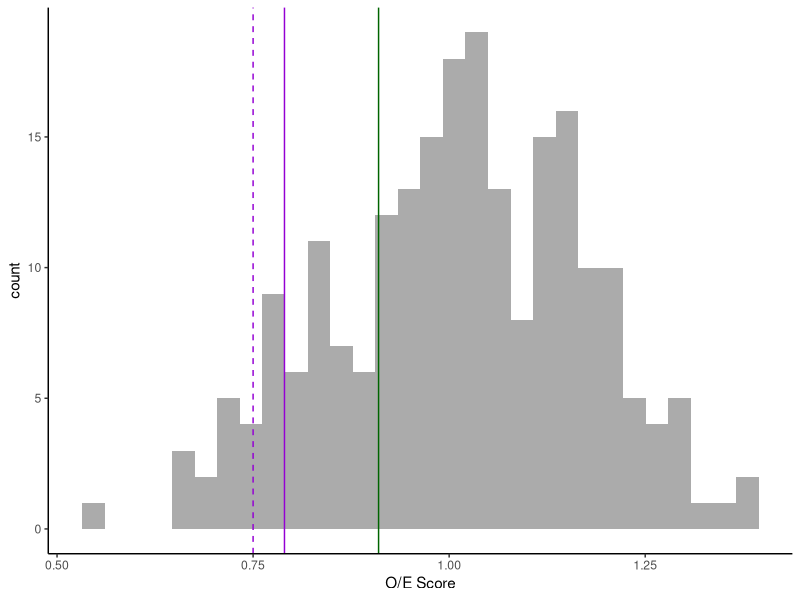

The R script that drew this image: (Note: this script raises an error after producing the figure.)
library (tidyverse)

# generate percentiles of reference sites used to build the models 


#### get samples used to build O/E model ####
o_E_ref_mb <- read.csv('bugs analyses/RIVPACS_2022/RIVPACS.2024_FINAL_ref.build_OE_REBUILD.new.OTUs_11.24.csv') %>% 
  select(Sample,O,E,OoverE) %>% 
  rename(act_id = Sample,"O_MB"="O", "E_MB"="E","OoverE_MB"= "OoverE")

o_E_ref_mb_percentile <- o_E_ref_mb %>%
                  reframe(enframe(quantile(OoverE_MB, c(0.05, 0.10, 0.15, 0.20,0.25,0.3,0.5,0.75,0.9,0.95)), "quantile", "OoverE_MB"))

### histogram for the paper  
OE_mb_hist <- ggplot(data=o_E_ref_mb, mapping=aes(x=OoverE_MB)) +
               geom_histogram(alpha=0.5, position="identity") +
               geom_vline(xintercept = 0.79, color ="darkviolet") +
               geom_vline(xintercept = 0.75, color ="darkviolet",linetype="dashed") +
               geom_vline(xintercept = 0.91, color = "darkgreen") +
               xlab("O/E Score") +
               theme_classic()
OE_mb_hist

#### box plots with O/E 
OE_box <- ggplot(data =  filter(joined_OE_BCG_MMI,!is.na(Primary_BCG_Level) ), aes(y = OoverE, x = as.factor(Primary_BCG_Level)))+
  geom_boxplot()+
  theme_bw()+
  geom_jitter(width = 0.2, alpha = .3)+
  labs(title = 'O:E + BCG',
       x = "Primary BCG")+
  theme_bw() +
  geom_hline(yintercept = 0.79, color = "darkviolet") +
  geom_hline(yintercept = 0.92, color = "darkgreen")+
  geom_hline(yintercept = 0.75, color ="darkviolet",linetype="dashed")
  
OE_box 

##### MMI ####### 
#### get samples used to build O/E model ####
MMI_ref_mb <- read.csv('bugs analyses/MMI/_2024 model build/final_MMI_4.metrics.csv') %>%
  select(SAMPLEID,ReferenceSite,MMI.2024) %>% 
  filter(ReferenceSite == 'REFERENCE') %>% 
  mutate(MMI_rescale = MMI.2024/0.7292573)  # rescale is MMI/mean of reference site 
  
MMI_ref_mb_percentile <- MMI_ref_mb %>% 
         reframe(enframe(quantile(MMI_rescale , c(0.05, 0.10, 0.15, 0.20,0.25,0.3,0.5,0.75,0.9,0.95)), "quantile", "MMI_rescale_MB"))

### histogram for the paper  
mmi_mb_hist <- ggplot(data=MMI_ref_mb, mapping=aes(x=MMI_rescale)) +
  geom_histogram(alpha=0.5, position="identity") +
  geom_vline(xintercept = 0.81, color ="darkviolet") +
  geom_vline(xintercept = 0.77, color ="darkviolet",linetype="dashed") +
  geom_vline(xintercept = 0.90, color = "darkgreen") +
  xlab("MMI Score") +
  theme_classic()
mmi_mb_hist

#### box plots 
joined_OE_BCG_MMI$MMI_rescale <- joined_OE_BCG_MMI$MMI/0.7292573

MMI_box <- ggplot(data =  filter(joined_OE_BCG_MMI,!is.na(Primary_BCG_Level) ), aes(y = MMI_rescale, x = as.factor(Primary_BCG_Level)))+
  geom_boxplot()+
  theme_bw()+
  geom_jitter(width = 0.2, alpha = .3)+
  labs(title = 'MMI + BCG',
       x = "Primary BCG")+
  theme_bw() +
  geom_hline(yintercept = 0.81, color = "darkviolet") +
  geom_hline(yintercept = 0.90, color = "darkgreen")+
  geom_hline(yintercept = 0.77, color ="darkviolet",linetype="dashed")

MMI_box 

### combined Box plot 
box_plot_data <- joined_OE_BCG_MMI %>% 
            select(MLocID,ReferenceSite,Primary_BCG_Level,OoverE,MMI_rescale) %>% 
            pivot_longer(cols = c("OoverE", "MMI_rescale"), names_to = "model", values_to = "score") %>%
            filter(!is.na(Primary_BCG_Level))

Combo_box <- ggplot(data =  box_plot_data, aes(y = score, x = as.factor(Primary_BCG_Level) ,fill = model))+
  geom_boxplot()+
  theme_bw()+
  #geom_jitter(width = 0.2, alpha = .3)+
  labs(title = 'Model Scores + BCG',
       x = "Primary BCG")+
  theme_bw() +
  geom_hline(yintercept = 0.80, color = "darkviolet") +
  geom_hline(yintercept = 0.91, color = "darkgreen")
  #geom_hline(yintercept = 0.77, color ="darkviolet",linetype="dashed")
Combo_box

Combo_box_flip <- ggplot(data =  box_plot_data, aes(y = as.factor(Primary_BCG_Level), x = score ,fill = model))+
  geom_boxplot()+
  #scale_y_reverse()+
  #scale_x_discrete(limits = rev(levels(box_plot_data$Primary_BCG_Level)))+
  theme_bw()+
  #geom_jitter(width = 0.2, alpha = .3)+
  labs(title = 'Model Scores + BCG',
       x = "Score",
       y= "")+
  geom_vline(xintercept = 0.80, color = "darkviolet") +
  geom_vline(xintercept = 0.91, color = "darkgreen")
#geom_hline(yintercept = 0.77, color ="darkviolet",linetype="dashed")
Combo_box_flip

### BC ### 

joined_OE_BCG_MMI_all$MMI_rescale <- joined_OE_BCG_MMI_all$MMI/0.7292573

BC <- joined_OE_BCG_MMI_all %>% 
      select(org_id,Project1,AU_ID,MLocID,ReferenceSite,SampleStart_Date,
         COMID,act_id,O,E,OoverE,BC,BCG_region,Primary_BCG_Level,Continuous_BCG_Level,
         ni_total,pt_tv_intol,nt_habitat_rheo,pt_ti_stenocold_cold_cool,
         pi_EPTNoHydro, MMI,MMI_rescale,model_status_qual,qualifer_text)
         

BC_ref_mb <- BC %>% 
             left_join(o_E_ref_mb,by = 'act_id') %>% 
             filter(!is.na(OoverE_MB)) %>% 
             filter(!is.na(OoverE)) #### 3 samples are missing MWST_mean08.14 - check on this??? 

BC_ref_mb_percentile <- BC_ref_mb %>% 
  reframe(enframe(quantile(BC, c(0.05, 0.10, 0.15, 0.20,0.25,0.3,0.5,0.75,0.9,0.95)), "quantile", "BC_MB"))

### histogram for the paper  
BC_mb_hist <- ggplot(data=BC_ref_mb, mapping=aes(x=BC)) +
  geom_histogram(alpha=0.5, position="identity") +
  geom_vline(xintercept = 0.27, color ="darkviolet") +
  geom_vline(xintercept = 0.29, color ="darkviolet",linetype="dashed") +
  geom_vline(xintercept = 0.24, color = "darkgreen") +
  xlab("BC Score") +
  theme_classic()
BC_mb_hist

BC_OE <- ggplot(data = joined_OE_BCG_MMI_good , aes(x = BC, y = OoverE))+
  geom_point() +
  stat_smooth(method=lm)
BC_OE

joined_OE_BCG_MMI_good$MMI_rescale <- joined_OE_BCG_MMI_good$MMI/0.7292573

BC_MMI <- ggplot(data = joined_OE_BCG_MMI_good , aes(x = BC, y = MMI_rescale))+
  geom_point() +
  stat_smooth(method=lm)
BC_MMI

#### explore the assessment matrix 

cats_station <- joined_OE_BCG_MMI_good %>% 
        select(org_id,Project1,AU_ID,MLocID,ReferenceSite,SampleStart_Date,
               COMID,O,E,OoverE,BC,BCG_region,Primary_BCG_Level,Continuous_BCG_Level,
               ni_total,pt_tv_intol,nt_habitat_rheo,pt_ti_stenocold_cold_cool,
               pi_EPTNoHydro, MMI,MMI_rescale,model_status_qual,qualifer_text) %>% 
       mutate(sample_Cat = case_when(MMI_rescale <= 0.81 & OoverE <= 0.79 ~ '5',
                                     
                                     MMI_rescale <= 0.90 & MMI_rescale > 0.81 & 
                                       OoverE <= 0.91 & OoverE > 0.79 ~ '3C',
                                     
                                     MMI_rescale > 0.90 & OoverE > 0.91 ~ '2',
                                     
                                     MMI_rescale <= 0.81 &  OoverE > 0.91 ~ 'OE good, mmi poor',
                                     MMI_rescale >0.90 &  OoverE <= 0.79 ~ 'OE poor, mmi good',
                                     
                                     OoverE <= 0.91 & OoverE > 0.79 & 
                                       MMI_rescale <= 0.81 ~ 'OE fair, mmi poor',
                                     
                                     OoverE <= 0.91 & OoverE > 0.79 & 
                                       MMI_rescale > 0.90 ~ 'OE fair, mmi good',
                                     
                                     MMI_rescale <= 0.90 & MMI_rescale> 0.81 &
                                       OoverE > 0.91 ~ 'OE good, mmi fair',
                                     
                                     MMI_rescale <= 0.90 & MMI_rescale > 0.81 & 
                                       OoverE <= 0.79 ~ 'OE poor, mmi fair',
                                     
                                     TRUE ~ 'ERROR'))
write.csv(cats_station,'cats_station.csv')                                    

single_sample_station <- cats_station %>% 
                  group_by(MLocID) %>% 
                  summarise(n = n()) %>% 
                  filter(n ==1) %>% 
                  left_join(cats_station, by = 'MLocID')

write.csv(single_sample_station,'single_sample_station.csv')  

multi_sample_station <- cats_station %>% 
  group_by(MLocID) %>% 
  summarise(n = n()) %>% 
 # filter(n > 1) %>% 
  right_join(cats_station, by = 'MLocID') %>%
  filter(n > 1) 
write.csv(multi_sample_station,'multi_sample_station.csv')  

counts <- multi_sample_station %>%
          arrange(SampleStart_Date) %>%
          group_by(MLocID,ReferenceSite) %>% 
          mutate(dates = paste0(SampleStart_Date, collapse = ";")) %>% 
          summarise(n = n(), 
                    dates = paste0(SampleStart_Date, collapse = ";"),
                    Cat2 = sum(sample_Cat == '2'),
                    Cat5 = sum(sample_Cat == '5'),
                    Cat3C = sum(sample_Cat == '3C'),
                    OEfair_mmigood = sum(sample_Cat == 'OE fair, mmi good'),
                    OEgood_mmifair = sum(sample_Cat == 'OE good, mmi fair'),
                    
                    OEfair_mmipoor = sum(sample_Cat == 'OE fair, mmi poor'),                 
                    OEpoor_mmifair = sum(sample_Cat == 'OE poor, mmi fair'),
                    
                    OEgood_mmipoor = sum(sample_Cat == 'OE good, mmi poor'),
                    OEpoor_mmigood = sum(sample_Cat == 'OE poor, mmi good'),
                    dates = paste0(SampleStart_Date, collapse = ";"))
write.csv(counts,'multi_sample_station_cat_counts.csv')
                    
ref_cat_count <- counts %>% 
                 filter(ReferenceSite == 'REFERENCE') 

